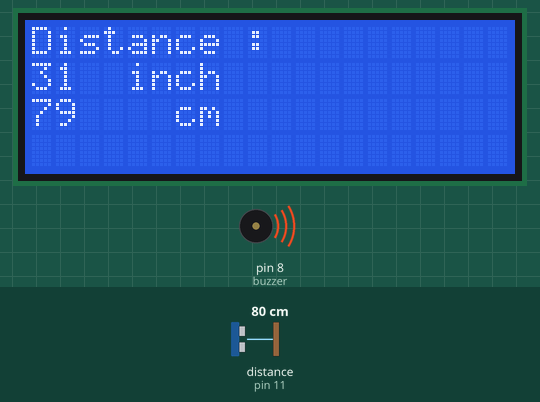
Bench run of a sketch on a simulated Arduino Uno, built with avr-gcc and run on an emulated ATmega328P. On the bench: 20×4 character LCD, buzzer (waves = sounding). Wiring (inferred from the names in the program): ultrasonic range finder: trigger pin 12; echo pin 11. The test bench sets the inputs (shaded band); at power-on: distance to the obstacle (sensor on pin 11) 80 cm. The echo pulse lasts 58.3 µs per cm.

Above: at 1.2 s.
1.3 s: distance to the obstacle (sensor on pin 11) set to 2 cm
At 4.0 s:
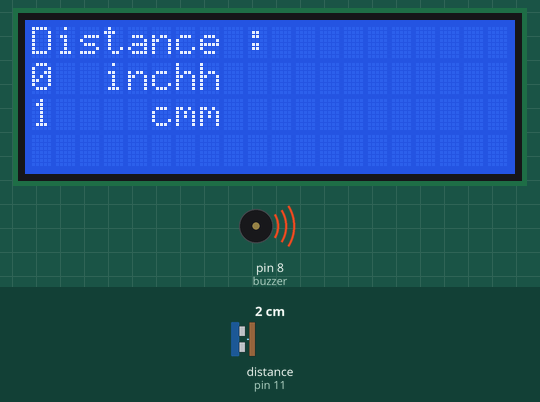
8.9 s: distance to the obstacle (sensor on pin 11) set to 18 cm
At 12.8 s:
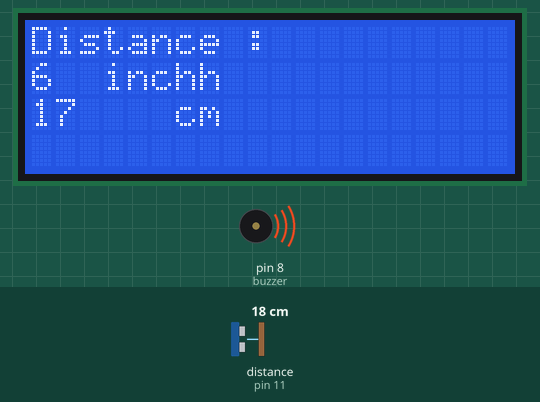
16.3 s: distance to the obstacle (sensor on pin 11) set to 147 cm
At 18.3 s:
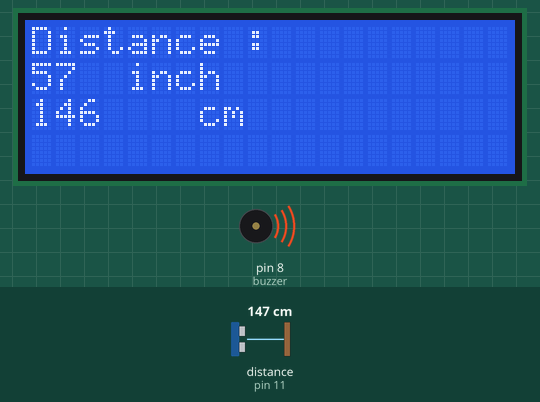
21.9 s: distance to the obstacle (sensor on pin 11) set to 155 cm
At 24.9 s:
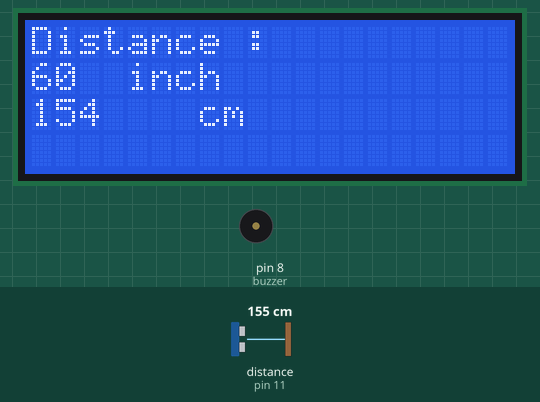
25.7 s: distance to the obstacle (sensor on pin 11) set to 4 cm
At 26.8 s:
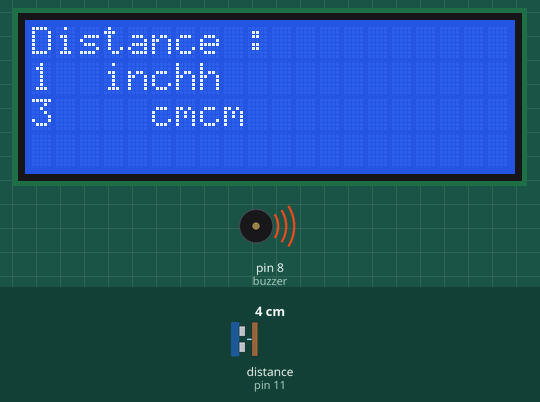
33.3 s: distance to the obstacle (sensor on pin 11) set to 35 cm
At 35.7 s:
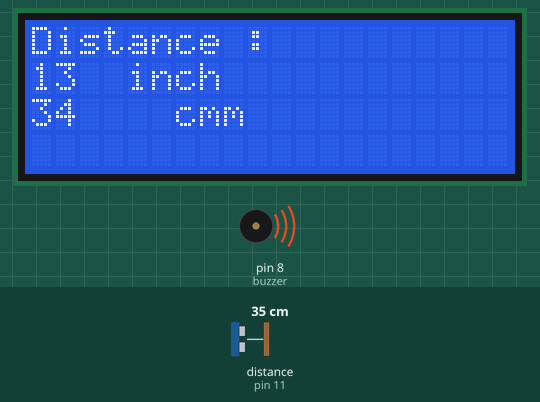
Timing chart, 0 to 41.9 s (numbered marks = the images above; inputs shaded):
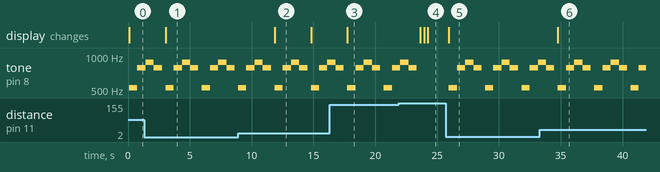

The sketch:

Social_distance.ino
```cpp
// 接線 GND==>GND  VCC==>5V  SDA==>A4  SCL==>A5
#include <Wire.h>
#include <LiquidCrystal_I2C.h>

// Set the LCD address to 0x27 for a 16 chars and 2 line display
int trigPin = 12;                  //Trig Pin
int echoPin = 11;                  //Echo Pin
long duration, cm, inches;
LiquidCrystal_I2C lcd(0x27, 20, 4);


const int buzzer = 8;

const int toneTable[7][5]={

    { 66, 131, 262, 523, 1046},  // C Do

    { 74, 147, 294, 587, 1175},  // D Re

    { 83, 165, 330, 659, 1318},  // E Mi

    { 88, 175, 349, 698, 1397},  // F Fa

    { 98, 196, 392, 784, 1568},  // G So

    {110, 220, 440, 880, 1760},  // A La

    {124, 247, 494, 988, 1976}   // B Si

};

char toneName[]="CDEFGAB";

//char beeTone[]="CCGGAAGFFEEDDCGGFFEEDGGFFEEDCCGGAAGFFEEDDC";
char beeTone[]="CCGGAAG";

int beeBeat[]={

    1,1,1,1,1,1,2, 1,1,1,1,1,1,2,

    1,1,1,1,1,1,2, 1,1,1,1,1,1,2,

    1,1,1,1,1,1,2, 1,1,1,1,1,1,2

};


int getTone(char symbol) {

    int toneNo = 0;

    for ( int ii=0; ii<7; ii++ ) {

        if ( toneName[ii]==symbol ) {

            toneNo = ii;

            break;

        }

    }

    return toneNo;

}


void setup()
{
  // initialize the LCD
  lcd.begin();

  //lcd.setCursor(0, 0);
  //lcd.print("12345678901234567890");
  //lcd.setCursor(0, 1);
  //lcd.print("This is Line 2!");
  //lcd.setCursor(0, 2);
  //lcd.print("This is Line 3!!");
  //lcd.setCursor(0, 3);
  //lcd.print("This is Line 4!");


  Serial.begin (9600);             // Serial Port begin
  pinMode(trigPin, OUTPUT);        // 定義輸入及輸出
  pinMode(echoPin, INPUT);


  pinMode(buzzer,OUTPUT);
  noTone(buzzer);
}

void loop()
{
  digitalWrite(trigPin, LOW);
  delayMicroseconds(5);
  digitalWrite(trigPin, HIGH);     // 給 Trig 高電位，持續 10微秒
  delayMicroseconds(10);
  digitalWrite(trigPin, LOW);

  pinMode(echoPin, INPUT);             // 讀取 echo 的電位
  duration = pulseIn(echoPin, HIGH);   // 收到高電位時的時間

  cm = (duration/2) / 29.1;         // 將時間換算成距離 cm 或 inch
  inches = (duration/2) / 74;

  lcd.setCursor(0, 0);
  lcd.print("Distance : ");
  lcd.setCursor(0, 1);
  lcd.print(inches);
  lcd.print("  inch");
  lcd.setCursor(0, 2);
  lcd.print(cm);
  lcd.print("    cm");
  //Serial.print("Distance : ");
  //Serial.print(inches);
  //Serial.print("in,   ");
  //Serial.print(cm);
  //Serial.print("cm");
  //Serial.println();
  if(cm < 150){


    int ii, length, toneNo;
    int duration;

    length = sizeof(beeTone)-1;

    for ( ii=0; ii<length; ii++ ) {
      toneNo = getTone(beeTone[ii]);
        duration = beeBeat[ii]*333;

        tone(buzzer,toneTable[toneNo][3]);

        delay(duration);

        noTone(buzzer);

    }
  }
    delay(250);
}
```

Measured:
- the behaviour switches between 150 and 151 cm on distance to the obstacle (sensor on pin 11) (found by bisection; images 3 and 4)
- after the input at 1.3 s, the display: changes after 1.7 s (image 1)
- after the input at 8.9 s, the display: changes after 3.0 s (image 2)
- after the input at 16.3 s, the display: changes after 1.5 s (image 3)
- after the input at 21.9 s, tone on pin 8 (buzzer): goes on until 23.4 s, then stays silent; the display: changes after 1.8 s (image 4)
- after the input at 25.7 s, tone on pin 8 (buzzer): silent → 523 Hz after 0.25 s, then repeats every 2.9 s: 784 Hz 0.67 s, 880 Hz 0.67 s, 784 Hz 0.67 s, silent 0.28 s, 523 Hz 0.67 s; the display: changes after 0.25 s (image 5)
- after the input at 33.3 s, the display: changes after 1.5 s (image 6)
- by itself, tone on pin 8 (buzzer): repeats every 2.9 s: 784 Hz 0.67 s, silent 0.28 s, 523 Hz 0.67 s, 784 Hz 0.67 s, 880 Hz 0.67 s
